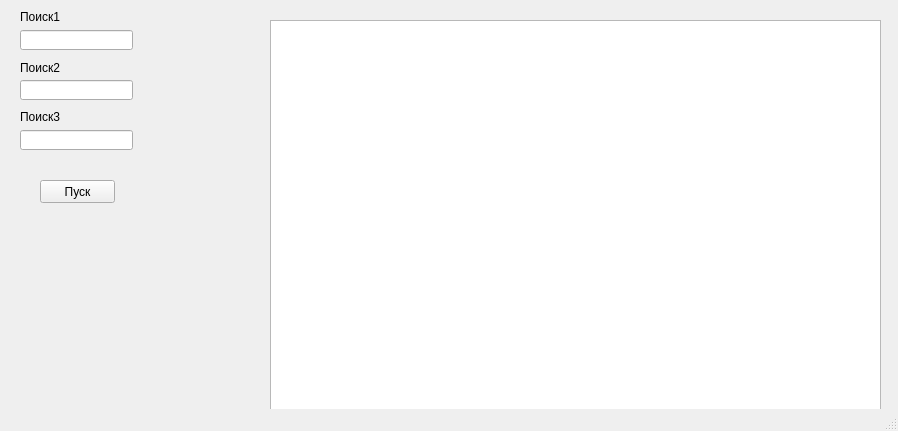
<?xml version="1.0" encoding="UTF-8"?>
<ui version="4.0">
 <class>MainWindow</class>
 <widget class="QMainWindow" name="MainWindow">
  <property name="geometry">
   <rect>
    <x>0</x>
    <y>0</y>
    <width>898</width>
    <height>431</height>
   </rect>
  </property>
  <property name="windowTitle">
   <string>Тренировки</string>
  </property>
  <widget class="QWidget" name="centralwidget">
   <widget class="QLabel" name="label">
    <property name="geometry">
     <rect>
      <x>20</x>
      <y>10</y>
      <width>47</width>
      <height>13</height>
     </rect>
    </property>
    <property name="text">
     <string>Поиск1</string>
    </property>
   </widget>
   <widget class="QLineEdit" name="lineEdit_2">
    <property name="geometry">
     <rect>
      <x>20</x>
      <y>30</y>
      <width>113</width>
      <height>20</height>
     </rect>
    </property>
   </widget>
   <widget class="QLabel" name="label_2">
    <property name="geometry">
     <rect>
      <x>20</x>
      <y>60</y>
      <width>71</width>
      <height>16</height>
     </rect>
    </property>
    <property name="text">
     <string>Поиск2</string>
    </property>
   </widget>
   <widget class="QLineEdit" name="lineEdit_1">
    <property name="geometry">
     <rect>
      <x>20</x>
      <y>80</y>
      <width>113</width>
      <height>20</height>
     </rect>
    </property>
   </widget>
   <widget class="QLabel" name="label_3">
    <property name="geometry">
     <rect>
      <x>20</x>
      <y>110</y>
      <width>47</width>
      <height>13</height>
     </rect>
    </property>
    <property name="text">
     <string>Поиск3</string>
    </property>
   </widget>
   <widget class="QLineEdit" name="lineEdit_3">
    <property name="geometry">
     <rect>
      <x>20</x>
      <y>130</y>
      <width>113</width>
      <height>20</height>
     </rect>
    </property>
   </widget>
   <widget class="QTableWidget" name="tableWidget">
    <property name="geometry">
     <rect>
      <x>270</x>
      <y>20</y>
      <width>611</width>
      <height>391</height>
     </rect>
    </property>
   </widget>
   <widget class="QPushButton" name="pushButton">
    <property name="geometry">
     <rect>
      <x>40</x>
      <y>180</y>
      <width>75</width>
      <height>23</height>
     </rect>
    </property>
    <property name="text">
     <string>Пуск</string>
    </property>
   </widget>
   <widget class="QLabel" name="label_4">
    <property name="geometry">
     <rect>
      <x>20</x>
      <y>220</y>
      <width>151</width>
      <height>16</height>
     </rect>
    </property>
    <property name="text">
     <string/>
    </property>
   </widget>
  </widget>
  <widget class="QStatusBar" name="statusbar"/>
 </widget>
 <resources/>
 <connections/>
</ui>
